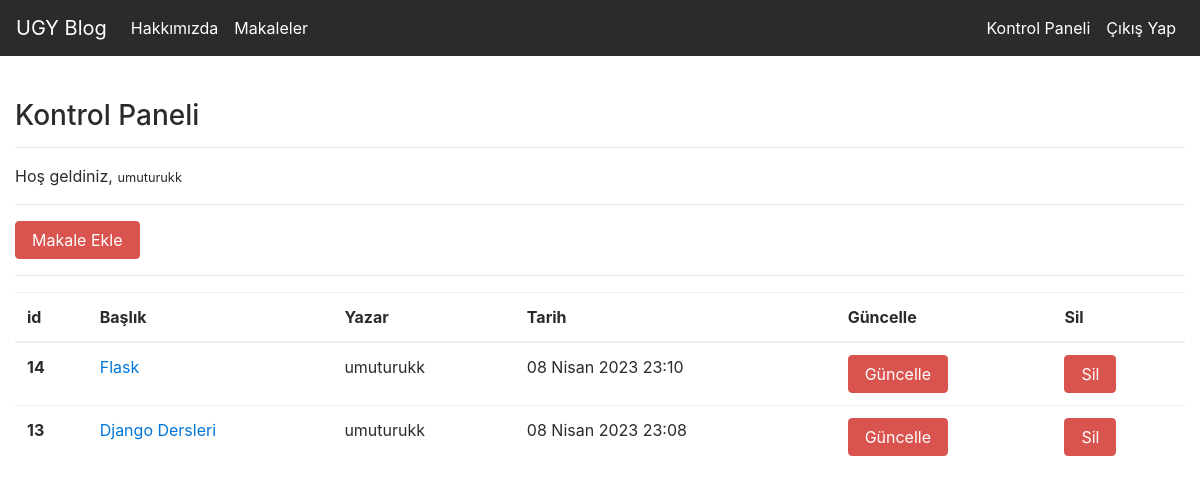
Page /articles/dashboard/ (signed in) on the earlier database version.
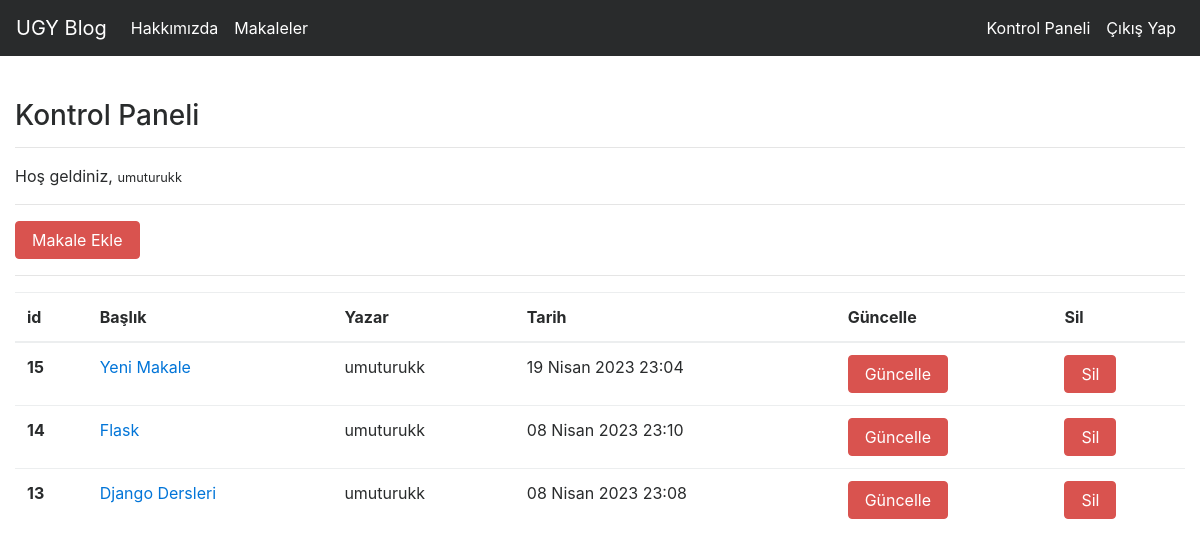
Same page on the later database version.
### article/models.py (models this page shows, shortened)
class Article(models.Model):
    author = models.ForeignKey("auth.User", on_delete = models.CASCADE, verbose_name = 'Yazar') # auth.User tablosundan bir foreign key belirledik(tabloları ilişkilendirdik.)
    title = models.CharField(max_length = 50, verbose_name = 'Başlik') # başlık alanını uzunluğu maksimum 50 karakter olacak şekilde oluşturduk.
    content = RichTextField()
    created_date = models.DateTimeField(auto_now_add = True, verbose_name = 'Oluşturulma Tarihi') # makalenin oluşturulma tarihini o anın tarihine göre atayacak şekilde oluşturduk.
    article_image = models.FileField(blank = True, null = True, verbose_name = "Makaleye Fotoğraf Ekleyin")
    class Meta:
        ordering = ["-created_date"]

### article/views.py (the view)
# urls.py: path('dashboard/', views.dashboard, name = 'dashboard'),
@login_required(login_url = "user:login")
def dashboard(request):
    articles = Article.objects.filter(author = request.user)
    context = {
        "articles": articles,
    }
    return render(request, 'dashboard.html', context)

### templates/dashboard.html
{% extends 'layout.html' %}
{% block body %}
<h3>Kontrol Paneli</h3>
<hr>
<p>
    Hoş geldiniz, <small>{{request.user.username}}</small>
</p>
<hr>
<a class = "btn btn-danger" href = "/articles/addarticle">Makale Ekle</a>
<hr>
{% if articles %}
<table class="table">
    <thead>
      <tr>
        <th scope="col">id</th>
        <th scope="col">Başlık</th>
        <th scope="col">Yazar</th>
        <th scope="col">Tarih</th>
        <th scope="col">Güncelle</th>
        <th scope="col">Sil</th>
      </tr>
    </thead>
    <tbody>
        {% for article in articles %}
        <tr>
            <th scope="row"> {{article.id}} </th>
            <td><a href="/articles/article/{{article.id}}">{{article.title}}</a></td>
            <td>{{article.author.username}}</td>
            <td>{{article.created_date}}</td>
            <td><a href="/articles/update/{{article.id}}" class = "btn btn-danger">Güncelle</a></td>
            <td><a href="/articles/delete/{{article.id}}" class = "btn btn-danger">Sil</a></td>
          </tr>
        {% endfor %}
    </tbody>
  </table>
{% else %}
<div class = "alert alert-danger">
    Henüz bir makaleniz bulunmuyor.
</div>
{% endif %}
{% endblock body %}

Differences in the rows shown:
added Article: id "15", title "Yeni Makale", author.username "umuturukk", created_date "19 Nisan 2023 23:04"
